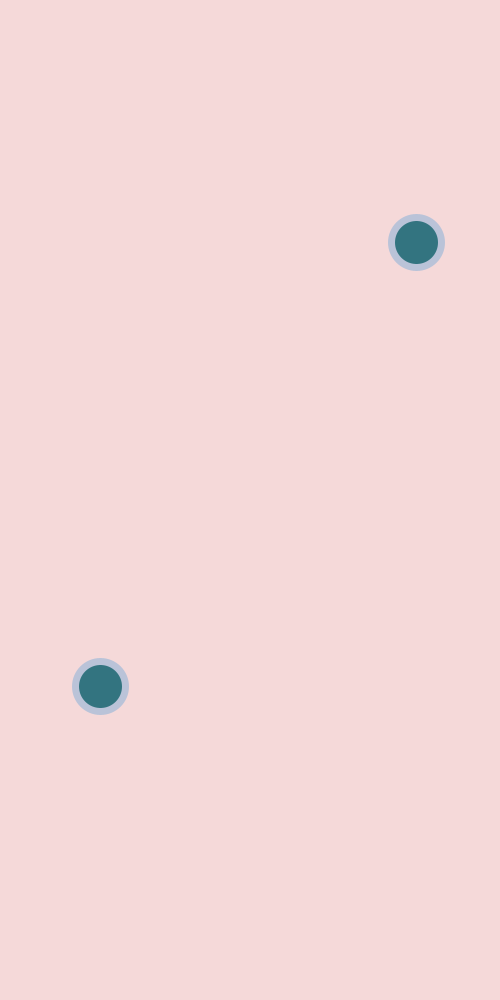
Frame 1 (no input)
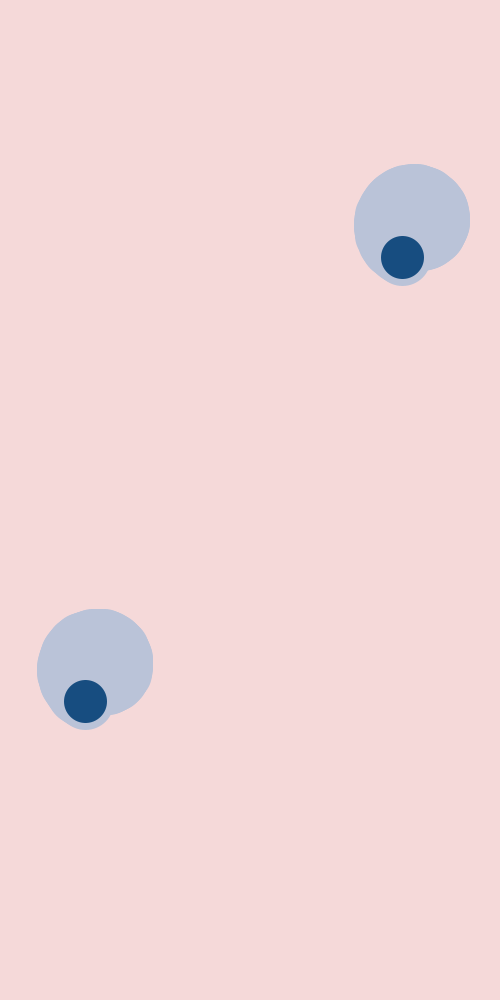
Frame 60 (the mouse pressed at the canvas centre just before this capture)
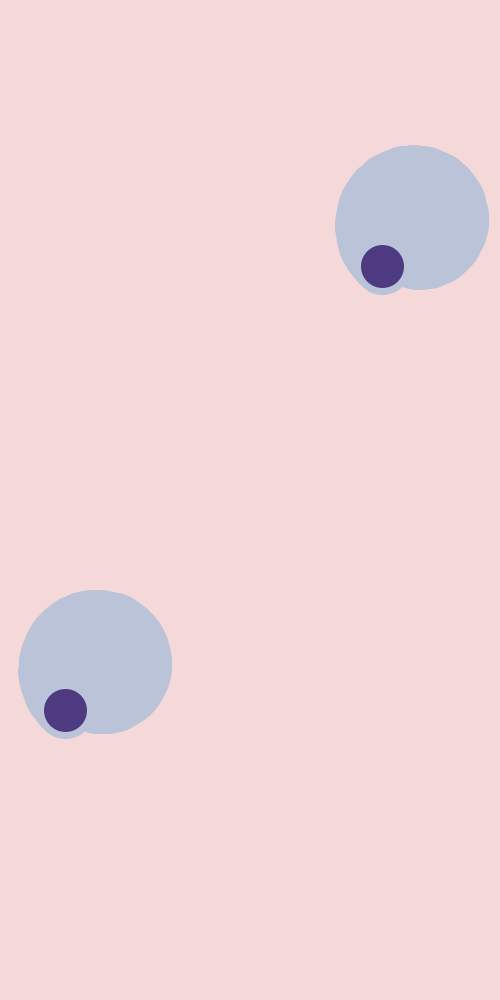
Frame 120 (the mouse held since frame 60 and released just before this capture)

The Processing sketch that drew these frames (run headless with seeded random() and noise(); from frame 60 on, the mouse is pressed at the canvas centre):

// Processing sketch: processing_32172
// ── processing_32172.pde

float r= 20;
float a =0;
 void setup(){
   size (500,1000);
   background (245,217,217);
   smooth ();
   stroke (186,195,216);
   strokeWeight (7);
  
 }
 
 void draw (){
   float x = r * cos (a);
   float y = r * sin (a);
   float vuw = random (50);
   fill(random(200),random(122),128);
    
  
     ellipse (width/1.2 + y , height/4.5 + x ,50,50);
       ellipse (width/5 + y , height/1.5 + x ,50,50);
      
         
   a += 0.1;
   r +=0.3;
   if (x>500);
   x = 0;
   if (y>500);
   y = 0;
   
 }
